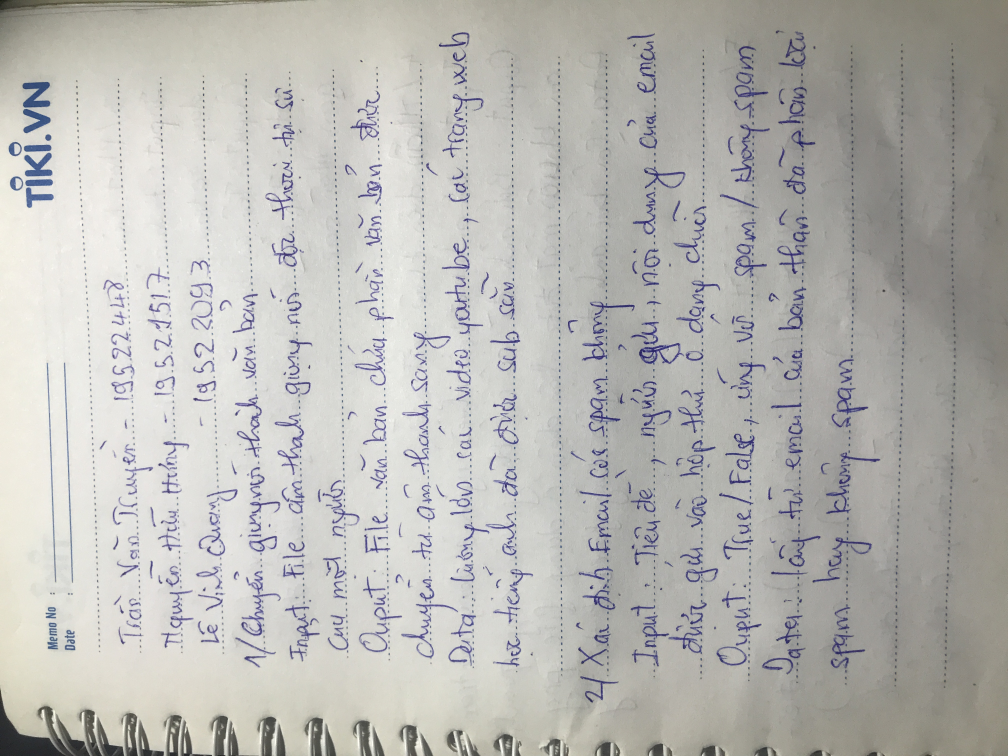
#> input picture 1.JPG, 4032 x 3024 px, given in place of so.jpeg, which was not available (shown at 1/4 size)
$ jupyter execute --allow-errors BaiTap1.ipynb   (text cells are left out)
#> lines starting #> are read from the running program, lines starting #| are printed output that depends on the picture; after the words box and inside, x2 and y2 are one past the last pixel; in counts of white or black regions, pixels touching at a corner belong together; pictures that were not available may be replaced by others from this repository, and a replacement may not be noted
[cell 1]
import matplotlib.pyplot as plt

# Import datasets, classifiers and performance metrics
from sklearn import datasets, svm, metrics
from sklearn.model_selection import train_test_split

[cell 2]
#Load data
digits = datasets.load_digits()

_, axes = plt.subplots(nrows=1, ncols=4, figsize=(10, 3))
for ax, image, label in zip(axes, digits.images, digits.target):
    ax.set_axis_off()
    ax.imshow(image, cmap=plt.cm.gray_r, interpolation='nearest')
    ax.set_title('Training: %i' % label)
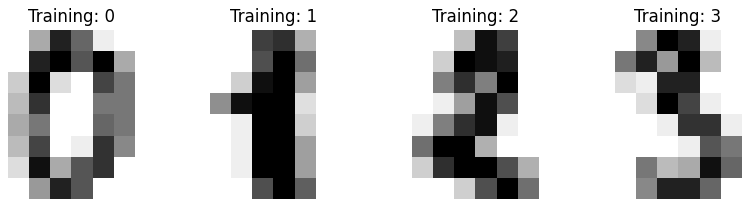
#> figure drawn by matplotlib, 4 panels

[cell 3]
# flatten the images
n_samples = len(digits.images)
data = digits.images.reshape((n_samples, -1))

# Create a classifier: a support vector classifier
clf = svm.SVC(gamma=0.001)

# Split data into 50% train and 50% test subsets
X_train, X_test, y_train, y_test = train_test_split(
    data, digits.target, test_size=0.5, shuffle=False)

# Learn the digits on the train subset
clf.fit(X_train, y_train)

# Predict the value of the digit on the test subset
predicted = clf.predict(X_test)

[cell 4]
_, axes = plt.subplots(nrows=1, ncols=4, figsize=(10, 3))
for ax, image, prediction in zip(axes, X_test, predicted):
    ax.set_axis_off()
    image = image.reshape(8, 8)
    ax.imshow(image, cmap=plt.cm.gray_r, interpolation='nearest')
    ax.set_title(f'Prediction: {prediction}')
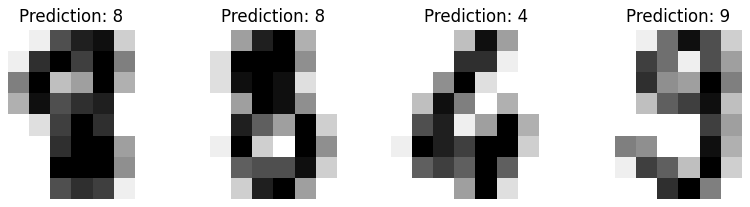
#> figure drawn by matplotlib, 4 panels

[cell 5]
print(f"Classification report for classifier {clf}:\n"
      f"{metrics.classification_report(y_test, predicted)}\n")

#> (a cell that did not finish here is left out)

[cell 7]
from IPython.display import display, Javascript
from google.colab.output import eval_js
from base64 import b64decode

def take_photo(filename='photo.jpg', quality=0.8):
  js = Javascript('''
    async function takePhoto(quality) {
      const div = document.createElement('div');
      const capture = document.createElement('button');
      capture.textContent = 'Capture';
      div.appendChild(capture);

      const video = document.createElement('video');
      video.style.display = 'block';
      const stream = await navigator.mediaDevices.getUserMedia({video: true});

      document.body.appendChild(div);
      div.appendChild(video);
      video.srcObject = stream;
      await video.play();

      // Resize the output to fit the video element.
      google.colab.output.setIframeHeight(document.documentElement.scrollHeight, true);

      // Wait for Capture to be clicked.
      await new Promise((resolve) => capture.onclick = resolve);

      const canvas = document.createElement('canvas');
      canvas.width = video.videoWidth;
      canvas.height = video.videoHeight;
      canvas.getContext('2d').drawImage(video, 0, 0);
      stream.getVideoTracks()[0].stop();
      div.remove();
      return canvas.toDataURL('image/jpeg', quality);
    }
    ''')
  display(js)
  data = eval_js('takePhoto({})'.format(quality))
  binary = b64decode(data.split(',')[1])
  with open(filename, 'wb') as f:
    f.write(binary)
  return filename

[cell 8]
import os
from IPython.display import Image

# Tạo thư mục chứa ảnh chụp
DIR = 'images'
if not os.path.exists(DIR):
    os.makedirs(DIR)

# Lấy đường dẫn ảnh
def image_name(n):
  return f'{DIR}/image-{n}.jpg'

try:
  # Chụp nhiều ảnh thì tự động tăng i lên tránh ghi đè ảnh cũ
  i = 0
  while os.path.isfile(image_name(i)):
    i += 1
  filename = take_photo(image_name(i))
  print('Saved to {}'.format(filename))

  # Hiện cái ảnh mới vừa chụp xong
  display(Image(filename))

  # Gán label cho ảnh vừa chụp
  while True:
    label = int(input("Please label your image: "))
    if label in range(0, 10):
      break

  my_data.append([label, filename])

except Exception as err:
  # Lỗi nếu như người dùng ko có webcam hoặc là người dùng từ chối
  # cấp quyền truy cập camera
  print(str(err))

[cell 9]
##Xử lý ảnh

[cell 10]
from skimage import color
from skimage import io
import numpy as np
import mat
import cv2

[cell 11]
import cv2
import numpy as np


img = cv2.pyrDown(cv2.imread('/content/drive/MyDrive/HK4/Machine Learning/BaiTap1/so.jpeg', cv2.IMREAD_UNCHANGED))


ret, threshed_img = cv2.threshold(cv2.cvtColor(img, cv2.COLOR_BGR2GRAY),
                127, 255, cv2.THRESH_BINARY)
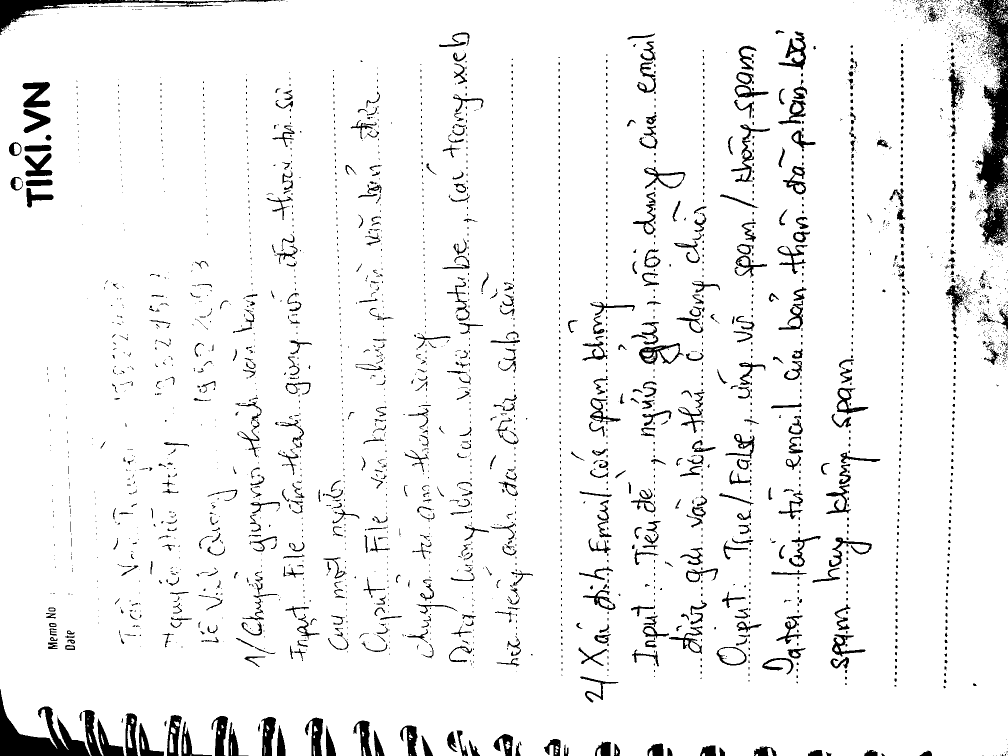
#> threshed_img: shape (1512, 2016) (shown at 1/2 size); 94.2% white; 3388 black regions (2587 under 20 px)
contours, hier = cv2.findContours(threshed_img, cv2.RETR_TREE, cv2.CHAIN_APPROX_SIMPLE)
#> contours = 4422 contours, 3260 with area under 20; largest, box (x1, y1, x2, y2) and area: (0, 0, 2016, 1512) 2982270, (1277, 685, 1368, 731) 2464, (1287, 333, 1372, 378) 1926, (44, 163, 102, 216) 1828, (1432, 1293, 1494, 1332) 1794

for c in contours:
    x, y, w, h = cv2.boundingRect(c)
#> this loop made 4422 passes
#> (x, y, w, h) on passes 1, 2, 4: (1339, 1510, 1, 1), (928, 1509, 3, 3), (1511, 1508, 5, 4)
img = img = color.rgb2gray(np.rot90(img,3))
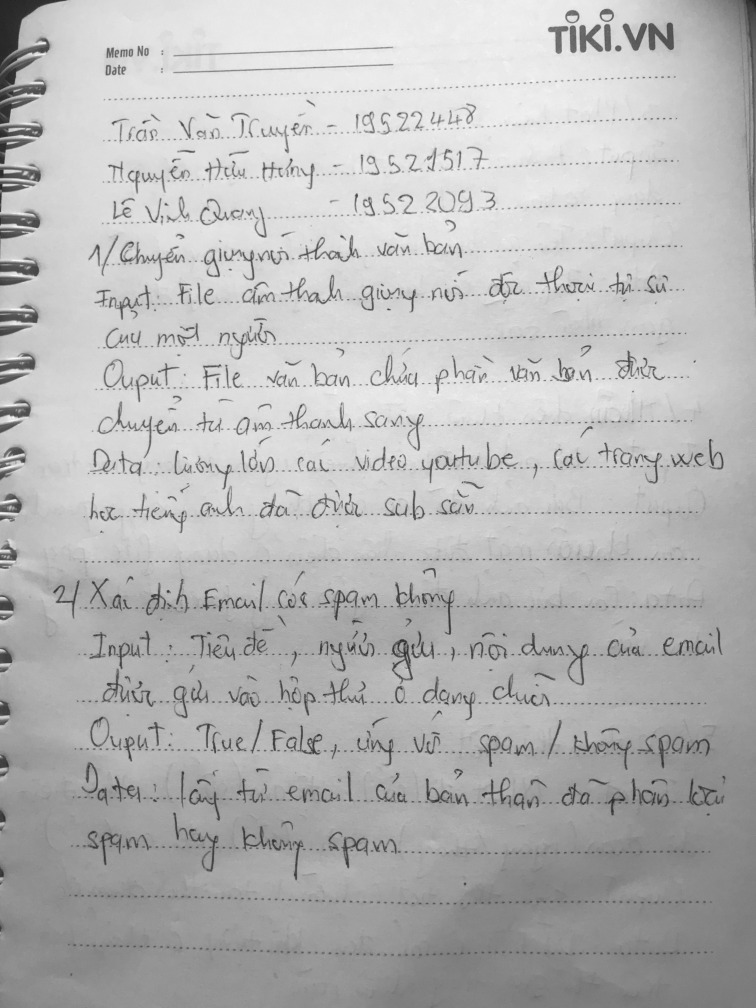
#> img: shape (2016, 1512) float64 (shown at 1/2 size); min 0.0855, max 0.99, mean 0.717
img_test = img[x:x+w, y:y+h]
#> img_test = [0.164, 0.193, 0.186]
plt.imshow(img_test, cmap='gray')
plt.show()
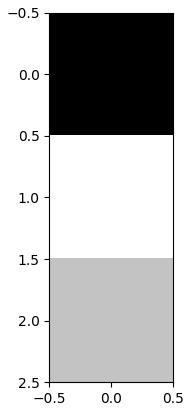
#> figure drawn by matplotlib, 1 panel
print(len(contours))
#| 4422
plt.imshow(img, cmap='gray')
plt.show()
crop4 = np.resize(img_test, (8,8))
plt.imshow(crop4, cmap='gray')
plt.show()
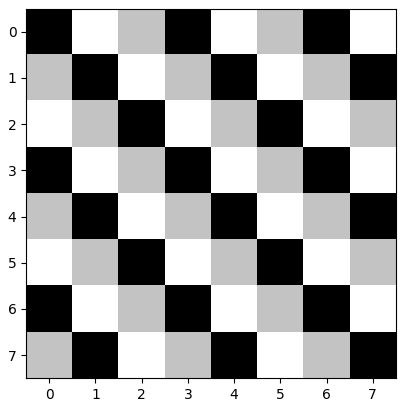
#> figure drawn by matplotlib, 1 panel

crop3 = cv2.resize(img_test, (8,8), interpolation = cv2.INTER_AREA)
plt.imshow(crop3, cmap='gray')
plt.show()
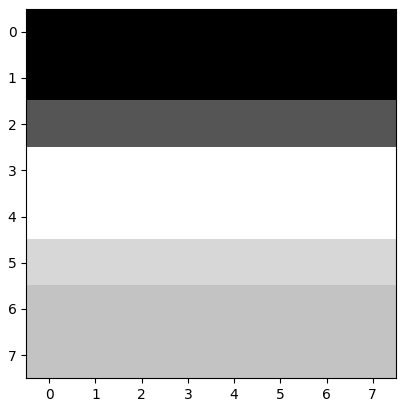
#> figure drawn by matplotlib, 1 panel

[cell 12]
from os import listdir
arr = '/content/drive/MyDrive/HK4/Machine Learning/BaiTap1/'
files = listdir(arr)

[cell 13]
import cv2
import numpy as np
from skimage import color
import matplotlib.pyplot as plt

#> (the rest of this cell did not finish here and is left out)

[cell 14]
import cv2
from google.colab.patches import cv2_imshow
import numpy as np
from imutils.perspective import four_point_transform
from imutils import contours
import imutils
from imutils.contours import sort_contours
from sklearn import datasets, svm, metrics
from sklearn.model_selection import train_test_split
import matplotlib.pyplot as plt

#> (the rest of this cell did not finish here and is left out)

[cell 15]
import cv2
import numpy as np
from skimage import color
import matplotlib.pyplot as plt

for file in files:
  img = cv2.pyrDown(cv2.imread(arr+file, cv2.IMREAD_UNCHANGED))
  ret, threshed_img = cv2.threshold(cv2.cvtColor(img, cv2.COLOR_BGR2GRAY),
                  127, 255, cv2.THRESH_BINARY)
  contours, hier = cv2.findContours(threshed_img, cv2.RETR_TREE, cv2.CHAIN_APPROX_SIMPLE)

  for c in contours:
      x, y, w, h = cv2.boundingRect(c)
  img = color.rgb2gray(img)
#> img: shape (1512, 2016) float64
  img_test = img[x:x+w, y:y+h]
#> img_test = [0.77, 0.772, 0.771]
  img = np.rot90(img,3)
  plt.imshow(img_test, cmap='gray')
  plt.show()
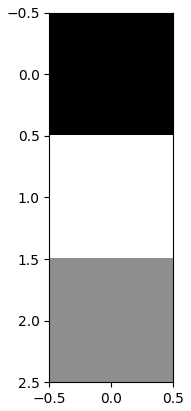
#> figure drawn by matplotlib, 1 panel
  print(len(contours))
#| 4422
  plt.imshow(img, cmap='gray')
  plt.show()

  crop3 = cv2.resize(img_test, (8,8), interpolation = cv2.INTER_AREA)
  plt.imshow(crop3, cmap='gray')
  plt.show()
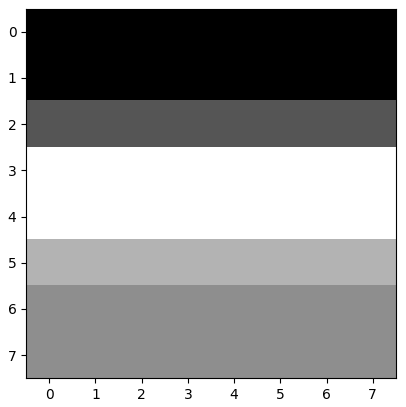
#> figure drawn by matplotlib, 1 panel

[cell 16]
import numpy as np
from skimage import color
import matplotlib.pyplot as plt

for file in files:
  img = cv2.pyrDown(cv2.imread(arr+file, cv2.IMREAD_UNCHANGED))
  ret, threshed_img = cv2.threshold(cv2.cvtColor(img, cv2.COLOR_BGR2GRAY),
                  127, 255, cv2.THRESH_BINARY)
  contours, hier = cv2.findContours(threshed_img, cv2.RETR_TREE, cv2.CHAIN_APPROX_SIMPLE)

  for c in contours:
      x, y, w, h = cv2.boundingRect(c)
  print(x,y,w,h)
#| 199 0 3 1
  img = color.rgb2gray(img)
  img_test = img[x:x+w, y:y+h]
  img = np.rot90(img,3)
  plt.imshow(img_test, cmap='gray')
  plt.show()
  print(len(contours))
#| 4422
  plt.imshow(img, cmap='gray')
  plt.show()

  crop3 = cv2.resize(img_test, (8,8), interpolation = cv2.INTER_AREA)
  plt.imshow(crop3, cmap='gray')
  plt.show()
